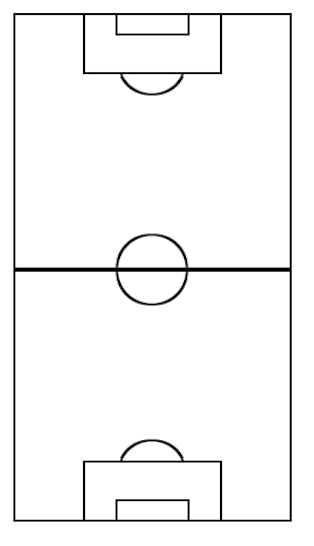
#> input picture Football-Analytics-with-Deep-Learning-and-Computer-Vision/tactical map.jpg, 314 x 546 px, found by its file name
$ jupyter execute --allow-errors 'Football Object Detection With Tactical Map.ipynb'   (shell and % lines are left out)   (text cells are left out)
#> lines starting #> are read from the running program, lines starting #| are printed output that depends on the picture; pictures that were not available may be replaced by others from this repository, and a replacement may not be noted
[cell 1]
# Import libraries
import numpy as np
import pandas as pd

import cv2
import skimage
from PIL import Image
from ultralytics import YOLO
from sklearn.metrics import mean_squared_error
from matplotlib import pyplot as plt

import json
import yaml
import time

[cell 2]
# Load configurations and models
json_path = r"D:\AI platoform fo rvisual cognative impared\New folder\Football-Analytics-with-Deep-Learning-and-Computer-Vision\pitch map labels position.json"
with open(json_path, 'r') as f:
#> (reads Football-Analytics-with-Deep-Learning-and-Computer-Vision/pitch map labels position.json from the repository)
    keypoints_map_pos = json.load(f)

yaml_path = r"D:\AI platoform fo rvisual cognative impared\New folder\Football-Analytics-with-Deep-Learning-and-Computer-Vision\config pitch dataset.yaml"
with open(yaml_path, 'r') as file:
    classes_names_dic = yaml.safe_load(file)
classes_names_dic = classes_names_dic['names']

yaml_path = r"D:\AI platoform fo rvisual cognative impared\New folder\Football-Analytics-with-Deep-Learning-and-Computer-Vision\config players dataset.yaml"
with open(yaml_path, 'r') as file:
    labels_dic = yaml.safe_load(file)
labels_dic = labels_dic['names']

print("Known coordinates of each keypoint on the tactical map:")
display(pd.DataFrame(keypoints_map_pos, index=['x','y']))
print("Numerical label of field keypoints (as defined when training the Yolo model):")
display(pd.Series(classes_names_dic, name='alpha_label').reset_index().rename({"index":"num_label"}, axis=1).set_index("alpha_label").transpose())
print("Numerical label of the player, referee, and ball objects (as defined when training the Yolo model):")
display(pd.Series(labels_dic, name='alpha_label').reset_index().rename({"index":"num_label"}, axis=1).set_index("alpha_label").transpose())
print('\033[1mThe dataframe representation are not used in what follows (original dictionary will be used)')

[cell 3]
# Set video path
video_path = r'D:\AI platoform fo rvisual cognative impared\New folder\Football-Analytics-with-Deep-Learning-and-Computer-Vision\test-vid_m2GKv17c.mp4'

# Read tactical map image
tac_map = cv2.imread(r'D:\AI platoform fo rvisual cognative impared\New folder\Football-Analytics-with-Deep-Learning-and-Computer-Vision\tactical map.jpg')
#> tac_map is the input picture: shape (546, 314, 3); min 0, max 255, mean 245.3
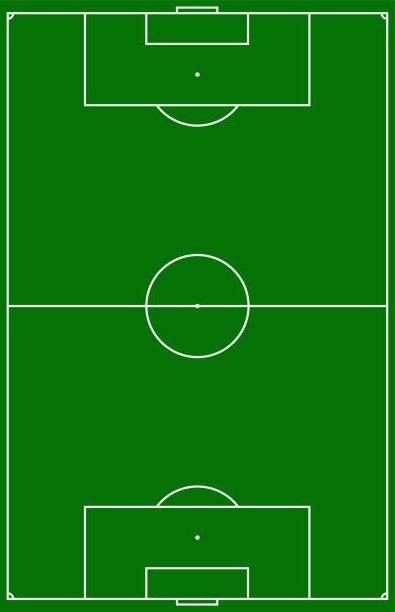
#> input picture Football-Analytics-with-Deep-Learning-and-Computer-Vision/istockphoto-1400622135-612x612.jpg, 395 x 612 px, given in place of test-vid_m2GKv17c.mp4, which was not available
#> further down, frame is the input picture: shape (612, 395, 3); mean B, G, R 14.1, 118.9, 13.9

# Define team colors (based on chosen video)
nbr_team_colors = 2
colors_dic = {
    "Chelsea":[(41,71,138), (220,98,88)], # Chelsea colors (Players kit color, GK kit color)
    "Man City":[(144,200,255), (188,199,3)] # Man City colors (Players kit color, GK kit color)
}

colors_list = colors_dic["Chelsea"]+colors_dic["Man City"] # Define color list to be used for detected player team prediction
color_list_lab = [skimage.color.rgb2lab([i/255 for i in c]) for c in colors_list] # Converting color_list to L*a*b* space

#> (a cell that did not finish here is left out)

[cell 5]
# Open video file
cap = cv2.VideoCapture(video_path)

# Initialize frame counter
frame_nbr = 0

# Set keypoints average displacement tolerance level (in pixels) [set to -1 to always update homography matrix]
keypoints_displacement_mean_tol = 10

# Set confidence thresholds for players and field keypoints detections
player_model_conf_thresh = 0.60
keypoints_model_conf_thresh = 0.70

# Set variable to record the time when we processed last frame
prev_frame_time = 0
# Set variable to record the time at which we processed current frame
new_frame_time = 0

# Store the ball track history
ball_track_history = {'src':[],
                      'dst':[]
}

# Count consecutive frames with no ball detected
nbr_frames_no_ball = 0
# Threshold for number of frames with no ball to reset ball track (frames)
nbr_frames_no_ball_thresh = 30
# Distance threshold for ball tracking (pixels)
ball_track_dist_thresh = 100
# Maximum ball track length (detections)
max_track_length = 35

# Loop through the video frames
#> (the rest of this cell did not finish here and is left out)

[cell 6]
from PIL import Image

# Load the original image
original_image = Image.open(r"D:\AI platoform fo rvisual cognative impared\New folder\Football-Analytics-with-Deep-Learning-and-Computer-Vision\tactical map 2.jpg")
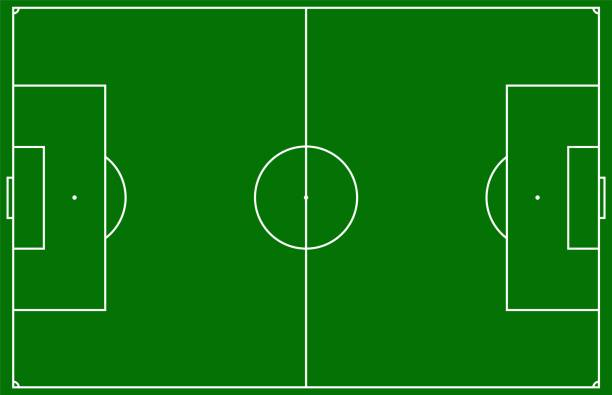
#> input picture Football-Analytics-with-Deep-Learning-and-Computer-Vision/tactical map 2.jpg, 612 x 395 px, found by its file name
#> original_image is the input picture: PIL image 612x395 RGB; mean R, G, B 13.9, 118.9, 14.1

# Define the new dimensions and DPI
new_width, new_height = 314, 246
new_dpi = 150

# Calculate the scaling factor for resizing
scale_factor_width = new_width / original_image.width
#> scale_factor_width = 0.513
scale_factor_height = new_height / original_image.height
#> scale_factor_height = 0.623

# Resize the image dimensions
resized_image = original_image.resize((new_width, new_height))
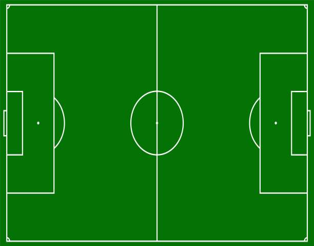
#> resized_image: PIL image 314x246 RGB; mean R, G, B 14, 118.9, 14.2

# Calculate the new resolution in pixels
new_resolution = (int(new_width * new_dpi / 25.4), int(new_height * new_dpi / 25.4))

# Set the new resolution in the image metadata
resized_image.info['dpi'] = (new_dpi, new_dpi)

# Save the resized image
resized_image.save("resized_image.jpg", dpi=new_resolution, quality=95)

[cell 7]
import numpy as np
import cv2
import time
import matplotlib.pyplot as plt
from skimage import color as skimage_color

# Assume the required libraries and models are already imported and initialized

# Replace the code starting from the main while loop to display the image with matplotlib.

# Initialize frame counter
frame_nbr = 0

#> (the rest of this cell did not finish here and is left out)

[cell 8]
def remove_double_of_next(numbers):
    result = []

    # Iterate over the list except the last element
    for i in range(len(numbers) - 1):
        # Check if the current number is not double of the next number


        if numbers[i + 1] * 2 != numbers[i]:
            result.append(numbers[i])


    # Append the last element as it has no next number to compare


    return result

# Example usage
numbers = [2,4,8]
filtered_numbers = remove_double_of_next(numbers)
print("Filtered numbers:", filtered_numbers)
